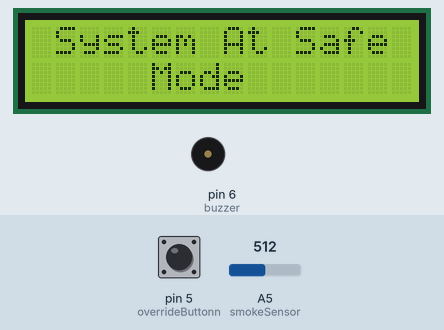
A sketch run on a simulated Arduino Uno, built with avr-gcc and run on an emulated ATmega328P. On the bench: 16×2 character LCD, buzzer (waves = sounding, pin HIGH). The inputs (shaded band) are chosen by the test bench; at power-on: A5 (smokeSensor) = 512, pin 5 (overrideButtonn) HIGH. What the sketch prints to the serial monitor is not drawn.

Above: at 1.2 s.
1.3 s: A5 (smokeSensor) set to 561
At 3.0 s:
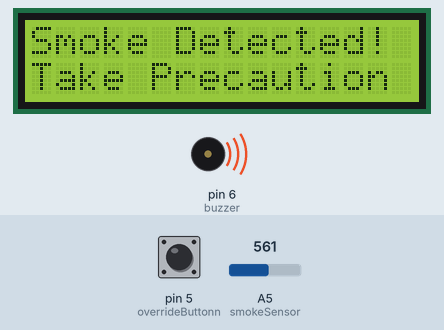
At 12.8 s:
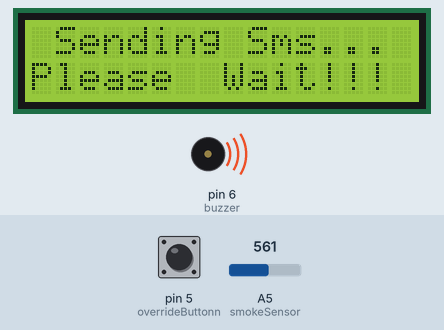
Timing chart, 0 to 14.3 s (numbered marks = the images above; inputs shaded):
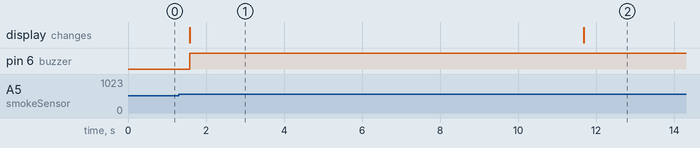

Measured:
- the behaviour switches between 542 and 543 on A5 (smokeSensor) (found by bisection; images 0 and 1)
- after the input at 1.3 s, pin 6 (buzzer): LOW → HIGH after 0.29 s; the display: changes after 0.29 s (image 1)
- what the display in image 1 shows lasts 10.1 s, from 1.6 s to 11.7 s

The sketch:

smoke_alert.ino
```cpp
#include <LiquidCrystal.h>
#define smokeSensor A5
#define buzzer 6
#define overrideButtonn 5
#define triggerValue 53
bool smokeFlag = false;
uint8_t counter = 0;
LiquidCrystal lcd(8, 9, 10, 11, 12, 13);
void setup() {
  Serial.begin(9600);
  lcd.begin(16, 2);
  lcd.setCursor(0, 0);
  lcd.print(" Smoke Detector ");
  lcd.setCursor(0, 1);
  lcd.print("And  SMS  Alert ");
  pinMode(smokeSensor, INPUT);
  pinMode(buzzer, OUTPUT);
  pinMode(overrideButtonn, INPUT_PULLUP);
}

void loop() {
  int smokeValue = map(analogRead(smokeSensor), 0 , 1023, 0, 100); //sensor value was mapped to 0 - 100
  if (smokeValue >= triggerValue) {
    lcd.clear();
    smokeFlag = true;
  }
  else stayAtRest();
  while (smokeFlag) {
    //raise an alarm and wait for 10 secs before sending sms
    lcd.setCursor(0, 0);
    lcd.print("Smoke Detected!");
    lcd.setCursor(0, 1);
    lcd.print("Take Precaution");
    digitalWrite(buzzer, HIGH);
    if (digitalRead(overrideButtonn) == LOW) {
      lcd.clear();
      lcd.setCursor(0, 0);
      lcd.print("  False Alarm !");
      lcd.setCursor(0, 1);
      lcd.print("Smoke  Override");
      digitalWrite(buzzer, LOW);
      delay(2000);
      smokeFlag = false;
    }
    if (counter >= 20) {
      lcd.clear();
      lcd.setCursor(0, 0);
      lcd.print(" Sending Sms...");
      lcd.setCursor(0, 1);
      lcd.print("Please  Wait!!!");
      sendSmsToBola();
      sendSms();
      lcd.clear();
      smokeFlag = false;
    }
    counter ++;
    delay(500);
  }

}

void stayAtRest() {
  lcd.setCursor(0, 0);
  lcd.print(" System At Safe");
  lcd.setCursor(0, 1);
  lcd.print("     Mode      ");
  digitalWrite(buzzer, LOW);
  smokeFlag = false;
  counter = 0;
  delay(500);
}

void sendSms() {
  Serial.begin(9600);
  delay(1000);
  Serial.write("AT+CMGF=1\r\n");
  delay(1000);
  Serial.write("AT+CMGS=\"+2348037251470\"\r\n");
  delay(1000);
  Serial.write("A serious smoke detected. THERE COULD BE FIRE OUTBREAK.");
  delay(1000);
  Serial.write((char)26);
  delay(1000);
}

void sendSmsToBola() {
  Serial.begin(9600);
  delay(1000);
  Serial.write("AT+CMGF=1\r\n");
  delay(1000);
  Serial.write("AT+CMGS=\"+2347081315157\"\r\n");
  delay(1000);
  Serial.write("A serious smoke detected. THERE COULD BE FIRE OUTBREAK");
  delay(1000);
  Serial.write((char)26);
  delay(1000);
}
```
